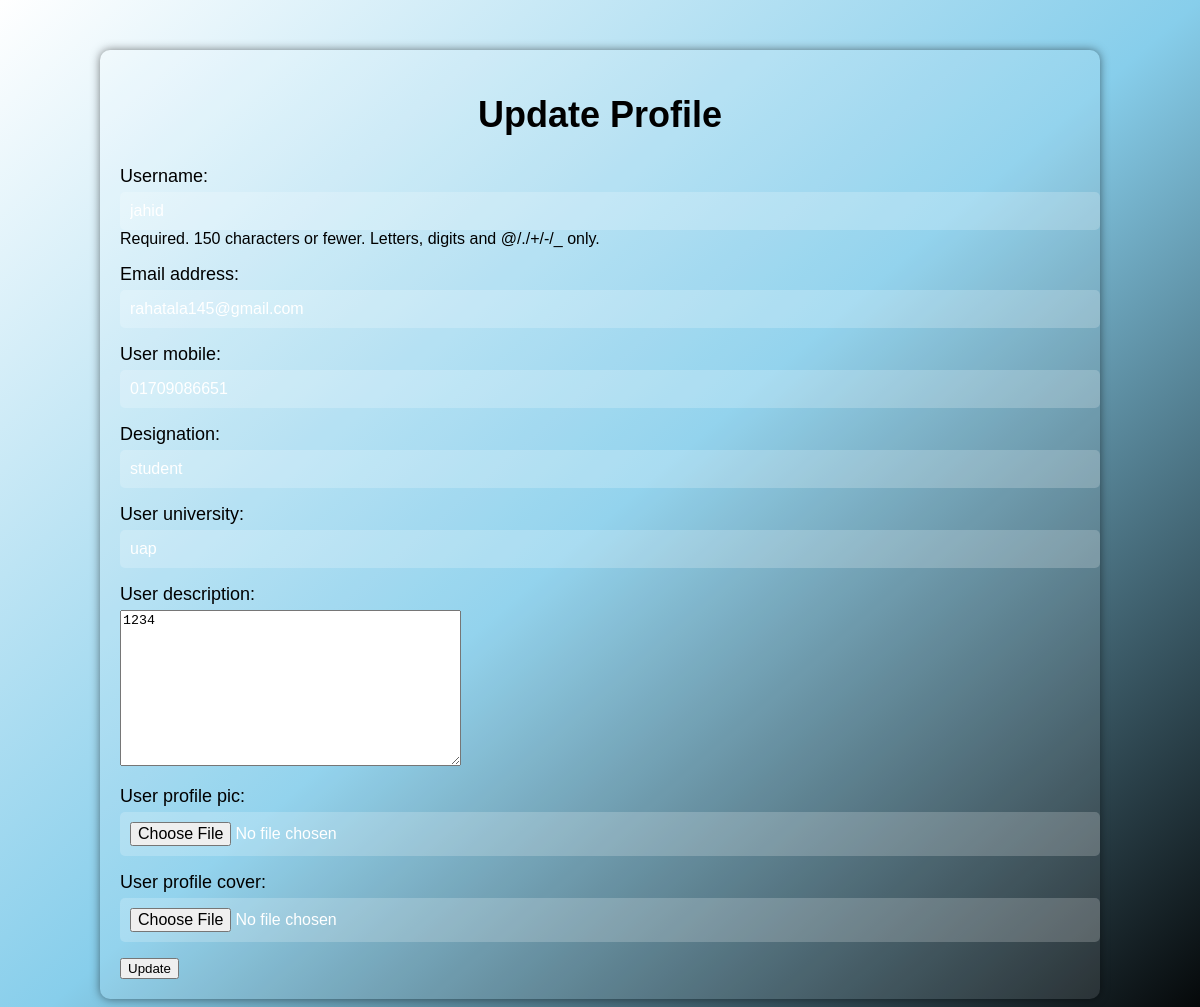
Page /updateProfile/ (signed in) on the earlier database version.
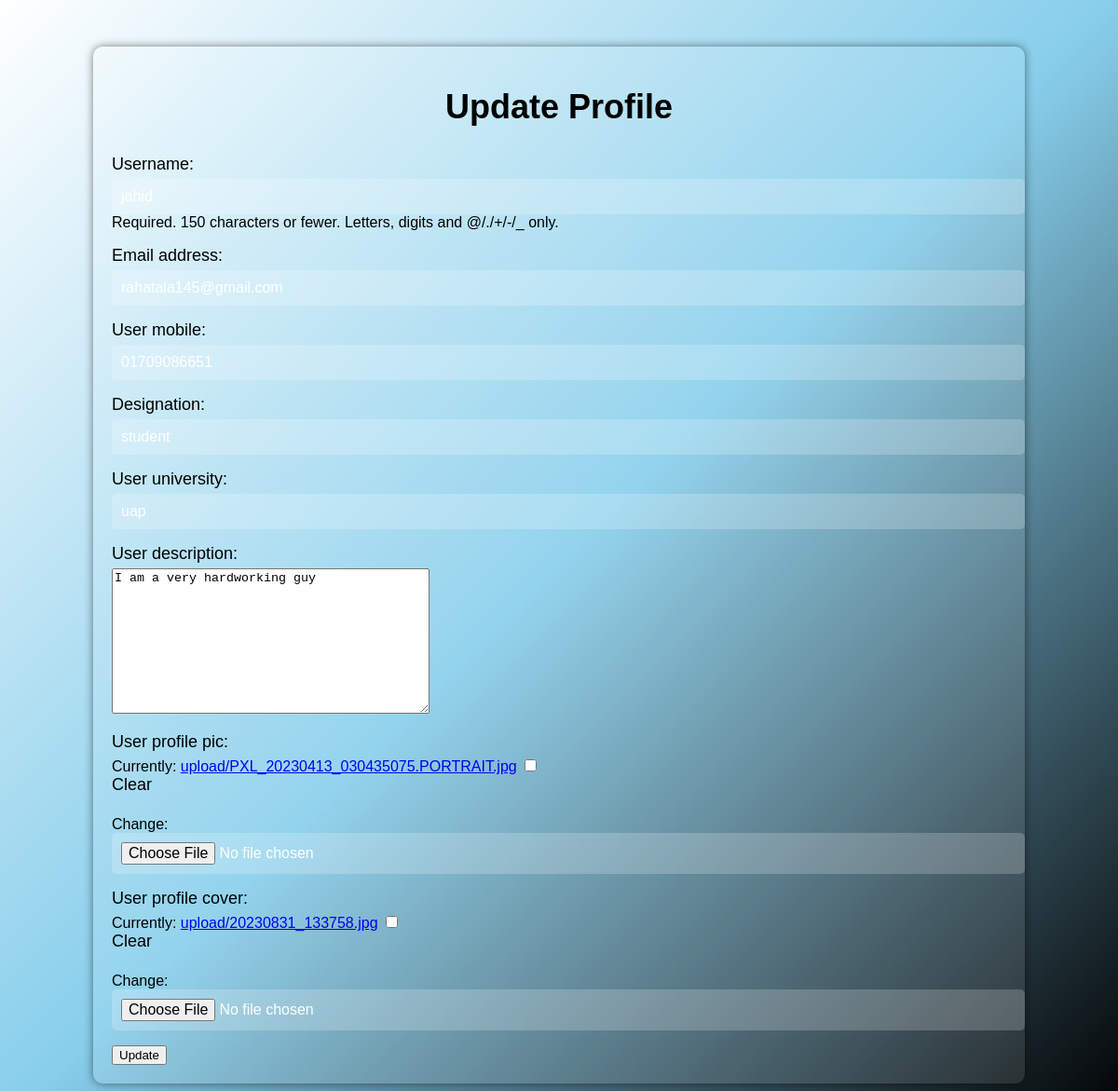
Same page on the later database version.
### homepage/models.py (models this page shows)
class Profile(models.Model):
    user = models.OneToOneField(User, on_delete=models.CASCADE)
    user_mobile = models.CharField(max_length=11, null=True, blank=True)
    designation = models.CharField(max_length=100, blank=True, null=True)
    user_university = models.CharField(max_length=100, blank=True, null=True)
    user_description = models.TextField(blank=True, null=True)
    user_profile_pic = models.ImageField(upload_to='upload', null=True, blank=True, default='../upload/Default_pic.png')
    user_profile_cover = models.ImageField(upload_to='upload', null=True, blank=True, default='../upload/Default_cover.png')
    def __str__(self):
        return self.user.username

### homepage/views.py (the view, shortened to what this page needs)
# urls.py: path('updateProfile/', a_views.profileUpdate, name='updateProfile'),
def profileUpdate(request):
    user = User.objects.get(username = request.user.username)
    print(user)
    pro = Profile.objects.get( user = user)
    print(pro)
    formU = UserUpdateForm(instance = user)
    formP = UserProfileForm(instance = pro)
    context = {
        'formP':formP,
        'formU':formU
    }
    return render(request, 'Update profile.html', context)

### homepage/updateForm.py
class UserProfileForm(ModelForm):
    class Meta:
        model = Profile
        fields = ['user_mobile', 'designation', 'user_university', 'user_description', 'user_profile_pic', 'user_profile_cover']

class UserUpdateForm(ModelForm):
    class Meta:
        model = User
        fields = ['username','email']

### template/Update profile.html (shortened to what this page needs)
<!DOCTYPE html>
<html lang="en">
<head>
</head>
<body>
<div class="update-profile-container">
    <h1>Update Profile</h1>
    <form id="updateProfileForm" method='POST' enctype="multipart/form-data" action="">
        {{formU.as_p}}
        {{formP.as_p}}
        <input type="submit" name="submit" value="Update">
    </form>
</div>
</body>
</html>

Differences in the rows shown:
changed Profile "student": user_description "1234" → "I am a very hardworking guy"
Other differences:
form field as_p: (not shown) → "☐"
text no longer shown: "User mobile: Designation: User university: User description: User profile pic: User profile cover:"
text now shown: "User mobile: Designation: User university: User description: User profile pic: Currently: upload/PXL_20230413_030435075.PORTRAIT.jpg Clear Change: User profile cover: Currently: upload/20230831_133758.jpg Clear Change:"
